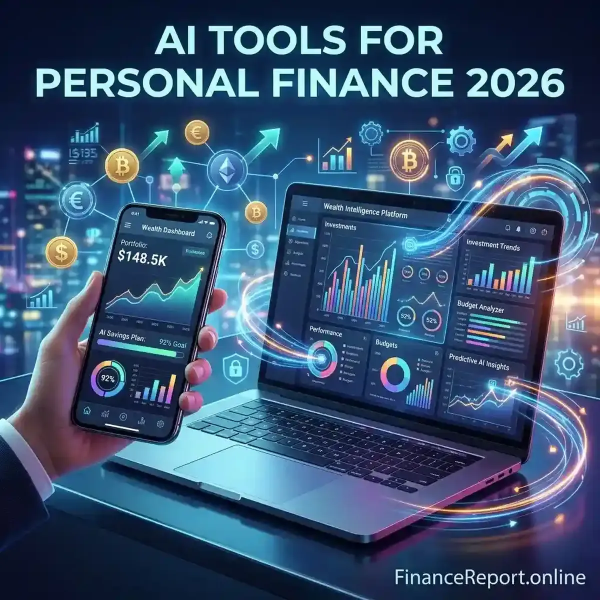
#> input picture articles/image/ai_finance_2026.webp, 1200 x 1200 px, given in place of ai_driven_revenue_models_2026_1777530456400.png, which was not available (shown at 1/2 size)
$ python resize.py
#> lines starting #> are read from the running program, lines starting #| are printed output that depends on the picture; pictures that were not available may be replaced by others from this repository, and a replacement may not be noted
import os
import textwrap
from PIL import Image, ImageDraw, ImageFont

img_path = r'C:\Users\rohit\.gemini\antigravity\brain\80ddd8f6-b8d8-4b43-972f-f7f3836cc305\ai_driven_revenue_models_2026_1777530456400.png'
out_path = r'c:\Users\rohit\.gemini\antigravity\playground\singhalr\TestURLFinance\articles\image\ai_driven_revenue_models_2026.webp'

os.makedirs(os.path.dirname(out_path), exist_ok=True)

img = Image.open(img_path)
#> img is the input picture: PIL image 1200x1200 RGB; mean R, G, B 56.9, 82.6, 111.9
img = img.resize((1200, 1200), Image.Resampling.LANCZOS)
img = img.convert("RGBA")
#> img: PIL image 1200x1200 RGBA
overlay = Image.new("RGBA", img.size, (0, 0, 0, 0))
#> overlay: PIL image 1200x1200 RGBA; every value is 0
draw = ImageDraw.Draw(overlay)

# financereport text at bottom right
brand_text = "FinanceReport.online"
try:
    brand_font = ImageFont.truetype("arialbd.ttf", 36)
except IOError:
    brand_font = ImageFont.load_default()

bbox = draw.textbbox((0, 0), brand_text, font=brand_font)
#> bbox = (0, 7, 378, 41)
brand_w = bbox[2] - bbox[0]
#> brand_w = 378
brand_h = bbox[3] - bbox[1]
#> brand_h = 34
brand_x = img.width - brand_w - 30
#> brand_x = 792
brand_y = img.height - brand_h - 30
#> brand_y = 1136

# Box for brand
draw.rectangle((brand_x-15, brand_y-10, brand_x+brand_w+15, brand_y+brand_h+10), fill=(0, 0, 0, 180))
draw.text((brand_x, brand_y), brand_text, fill="white", font=brand_font)

# Main Title Text
headline_text = "AI-Driven Revenue Models:\nThe Next Evolution"
try:
    headline_font = ImageFont.truetype("arialbd.ttf", 48)
except IOError:
    try:
        headline_font = ImageFont.truetype("arial.ttf", 48)
    except IOError:
        headline_font = ImageFont.load_default()

headline_bbox = draw.textbbox((0, 0), headline_text, font=headline_font)
#> headline_bbox = (-1, 9, 648, 95)
headline_w = headline_bbox[2] - headline_bbox[0]
#> headline_w = 649
headline_h = headline_bbox[3] - headline_bbox[1]
#> headline_h = 86

title_x = 30
title_y = 30

# Draw background for title so it's strictly readable
draw.rectangle((title_x-20, title_y-15, title_x+headline_w+30, title_y+headline_h+20), fill=(0, 0, 0, 190))
draw.text((title_x, title_y), headline_text, fill=(255, 255, 255), font=headline_font)

img = Image.alpha_composite(img, overlay).convert("RGB")
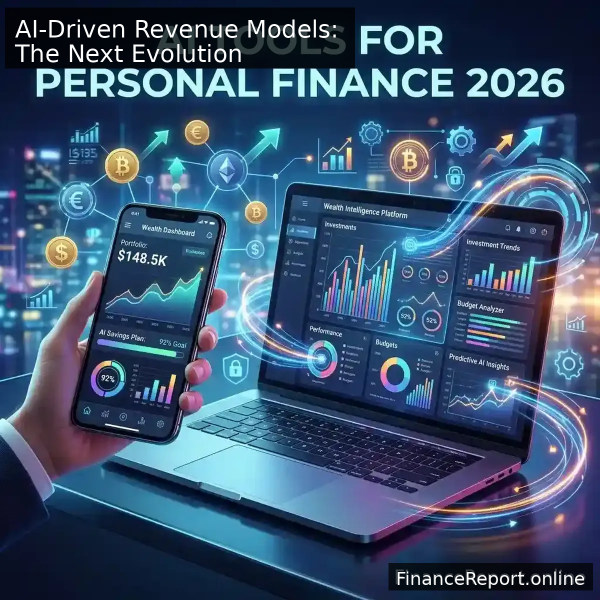
#> img: PIL image 1200x1200 RGB (shown at 1/2 size); mean R, G, B 57.4, 81.8, 109.7

quality = 85
img.save(out_path, format="WEBP", quality=quality)
while os.path.getsize(out_path) > 95 * 1024 and quality > 10:
    quality -= 5
    img.save(out_path, format="WEBP", quality=quality)
#> after the loop, quality = 45

print(f"Saved {out_path} at quality {quality}, size {os.path.getsize(out_path) / 1024:.2f} KB")
#| Saved c:\Users\rohit\.gemini\antigravity\playground\singhalr\TestURLFinance\articles\image\ai_driven_revenue_models_2026.webp at quality 45, size 91.75 KB

$ run again, on articles/image/ai_financial_advisor_middle_class.webp
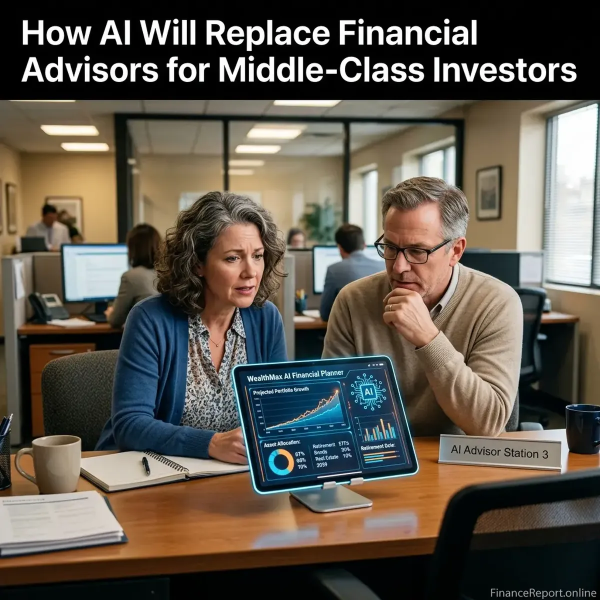
#> input picture articles/image/ai_financial_advisor_middle_class.webp, 1200 x 1200 px, given in place of ai_driven_revenue_models_2026_1777530456400.png, which was not available (shown at 1/2 size)
#> img is the input picture: PIL image 1200x1200 RGB; mean R, G, B 93.7, 87, 76.8
#> overlay: PIL image 1200x1200 RGBA; every value is 0
#> bbox = (0, 7, 378, 41)
#> brand_w = 378
#> brand_h = 34
#> brand_x = 792
#> brand_y = 1136
#> headline_bbox = (-1, 9, 648, 95)
#> headline_w = 649
#> headline_h = 86
#> `img = Image.alpha_composite(img, overlay).convert("RGB")`:
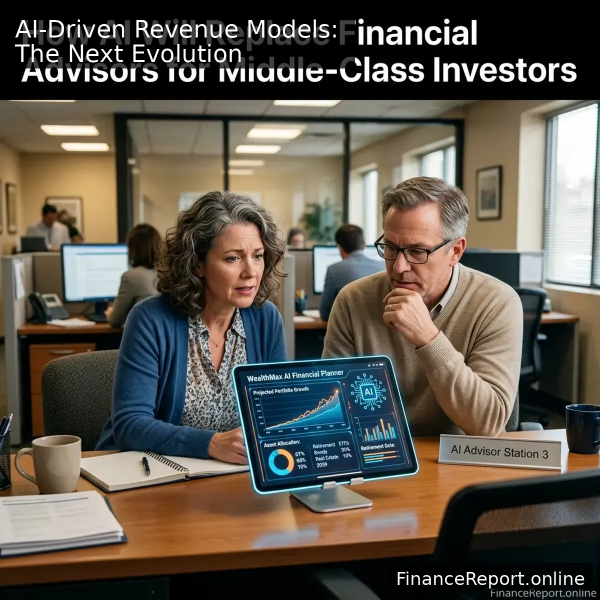
#> img: PIL image 1200x1200 RGB (shown at 1/2 size); mean R, G, B 93.4, 86.5, 76.4
#> after the loop `while os.path.getsize(out_path) > 95 * 1024 and quality > 10:`: quality = 60
#| Saved c:\Users\rohit\.gemini\antigravity\playground\singhalr\TestURLFinance\articles\image\ai_driven_revenue_models_2026.webp at quality 60, size 93.90 KB

$ run again, on articles/image/ai_printing_money_tech_earnings_2026.webp
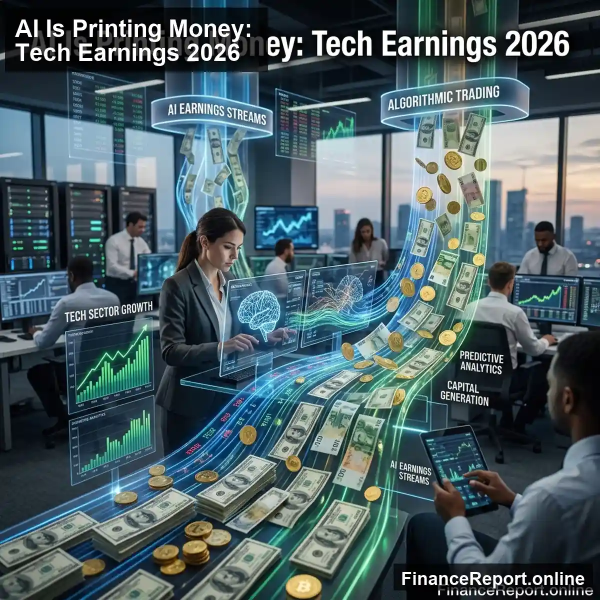
#> input picture articles/image/ai_printing_money_tech_earnings_2026.webp, 1200 x 1200 px, given in place of ai_driven_revenue_models_2026_1777530456400.png, which was not available (shown at 1/2 size)
#> img is the input picture: PIL image 1200x1200 RGB; mean R, G, B 76, 95, 99.9
#> overlay: PIL image 1200x1200 RGBA; every value is 0
#> bbox = (0, 7, 378, 41)
#> brand_w = 378
#> brand_h = 34
#> brand_x = 792
#> brand_y = 1136
#> headline_bbox = (-1, 9, 648, 95)
#> headline_w = 649
#> headline_h = 86
#> `img = Image.alpha_composite(img, overlay).convert("RGB")`:
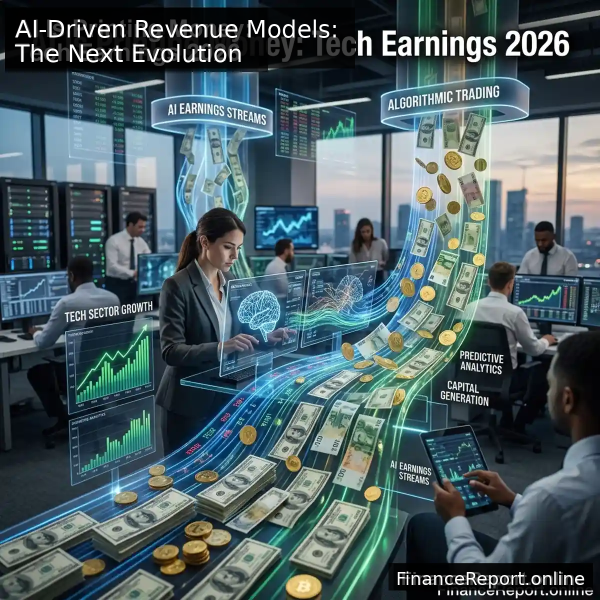
#> img: PIL image 1200x1200 RGB (shown at 1/2 size); mean R, G, B 74.8, 93.6, 98.4
#> after the loop `while os.path.getsize(out_path) > 95 * 1024 and quality > 10:`: quality = 35
#| Saved c:\Users\rohit\.gemini\antigravity\playground\singhalr\TestURLFinance\articles\image\ai_driven_revenue_models_2026.webp at quality 35, size 93.22 KB
